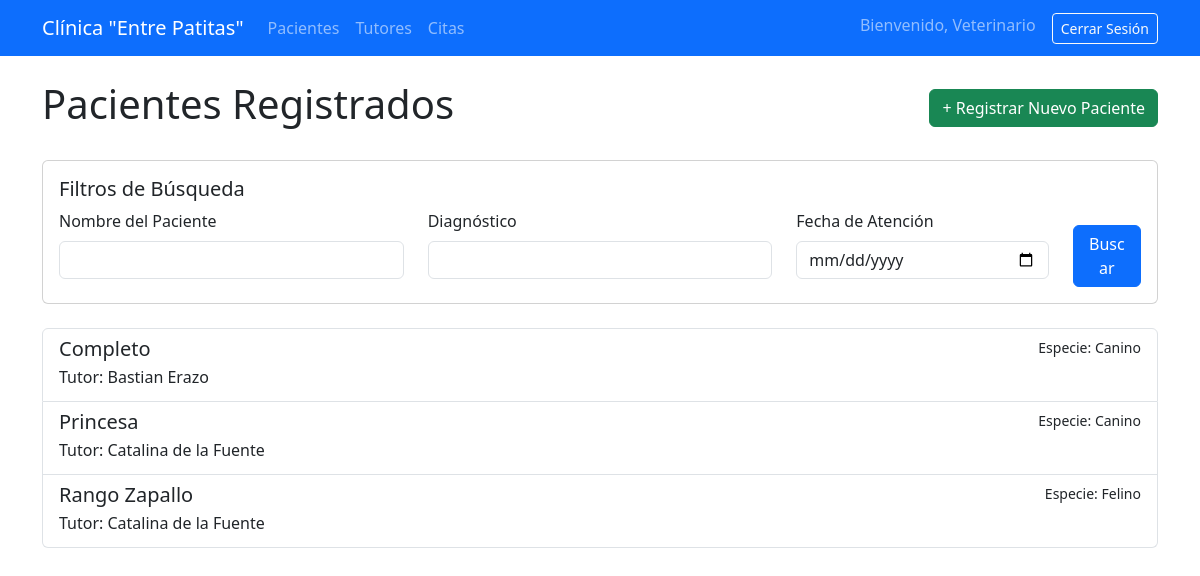
/gestion/pacientes/ (signed in), run on an earlier commit of the app's database.
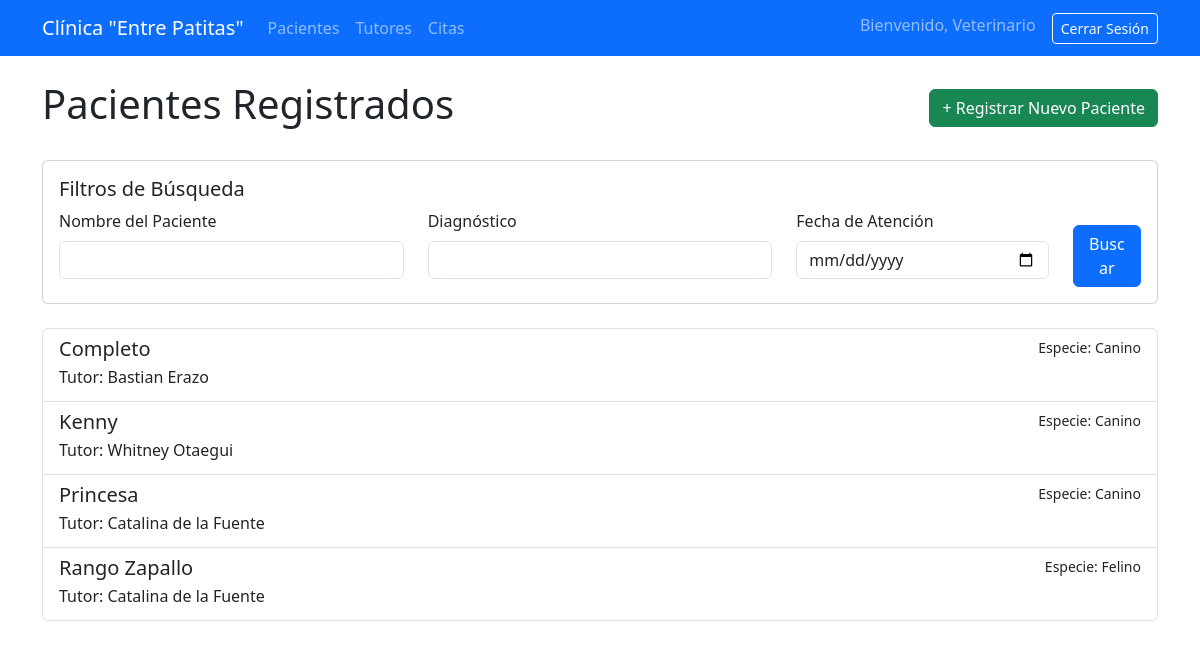
And on a later commit of the database.
### gestion/models.py (models this page shows, shortened)
class Paciente(models.Model):
    foto = models.ImageField(upload_to='fotos_pacientes/', blank=True, null=True, verbose_name="Fotografía del Paciente")
    nombre = models.CharField(max_length=50)
    especie = models.CharField(max_length=50)
    raza = models.CharField(max_length=50)
    sexo = models.CharField(max_length=10)
    fecha_nacimiento = models.DateField()
    microchip_tatuaje = models.CharField(max_length=50, blank=True, null=True)
    alertas = models.ManyToManyField(AlertaClinica, blank=True, verbose_name="Alertas Clinicas")
    tutor = models.ForeignKey(Tutor, on_delete=models.CASCADE, related_name='pacientes')

class Tutor(models.Model):
    nombre_completo = models.CharField(max_length=100)
    rut = models.CharField(max_length=12, unique=True)
    direccion = models.CharField(max_length=200)
    telefono = models.CharField(max_length=15)
    email = models.EmailField(unique=True)
    datos_bloqueados = models.BooleanField(default=False, verbose_name="Datos Bloqueados (No editar)")
    history = HistoricalRecords()

### gestion/views.py (the view)
# urls.py: path('pacientes/', views.lista_pacientes, name='lista_pacientes'),
@login_required
def lista_pacientes(request):
    queryset = Paciente.objects.all()
    nombre_query = request.GET.get('nombre')
    diagnostico_query = request.GET.get('diagnostico')
    fecha_query = request.GET.get('fecha')
    if nombre_query:
        queryset = queryset.filter(nombre__icontains=nombre_query)
    if diagnostico_query:
        queryset = queryset.filter(atenciones__diagnostico__icontains=diagnostico_query)
    if fecha_query:
        queryset = queryset.filter(atenciones__fecha_atencion__date=fecha_query)
    pacientes_filtrados = queryset.distinct().order_by('nombre')
    contexto = {
        'pacientes': pacientes_filtrados,
    }
    return render(request, 'gestion/lista_pacientes.html', contexto)

### gestion/templates/gestion/lista_pacientes.html (shortened to what this page needs)
{% extends 'gestion/base.html' %}
{% block content %}
    <div class="d-flex justify-content-between align-items-center mb-4">
        <h1>Pacientes Registrados</h1>
        <a href="{% url 'crear_paciente' %}" class="btn btn-success">+ Registrar Nuevo Paciente</a>
    </div>
    <form method="get" class="card card-body mb-4">
        <h5 class="card-title">Filtros de Búsqueda</h5>
        <div class="row">
            <div class="col-md-4 mb-2">
                <label for="nombre" class="form-label">Nombre del Paciente</label>
                <input type="text" name="nombre" id="nombre" class="form-control" value="{{ request.GET.nombre }}">
            </div>
            <div class="col-md-4 mb-2">
                <label for="diagnostico" class="form-label">Diagnóstico</label>
                <input type="text" name="diagnostico" id="diagnostico" class="form-control" value="{{ request.GET.diagnostico }}">
            </div>
            <div class="col-md-3 mb-2">
                <label for="fecha" class="form-label">Fecha de Atención</label>
                <input type="date" name="fecha" id="fecha" class="form-control" value="{{ request.GET.fecha }}">
            </div>
            <div class="col-md-1 d-flex align-items-end">
                <button class="btn btn-primary w-100" type="submit">Buscar</button>
            </div>
        </div>
    </form>
    <div class="list-group">
        {% for paciente in pacientes %}
            <a href="{% url 'detalle_paciente' paciente.id %}" class="list-group-item list-group-item-action">
                <div class="d-flex w-100 justify-content-between">
                    <h5 class="mb-1">{{ paciente.nombre }}</h5>
                    <small>Especie: {{ paciente.especie }}</small>
                </div>
                <p class="mb-1">Tutor: {{ paciente.tutor.nombre_completo }}</p>
            </a>
        {% empty %}
            <div class="alert alert-info" role="alert">
                No hay pacientes registrados que coincidan con la búsqueda.
            </div>
        {% endfor %}
    </div>
{% endblock %}

What changed in the data, as far as the page shows it:
added Paciente: nombre "Kenny", especie "Canino", tutor.nombre_completo "Whitney Otaegui"
